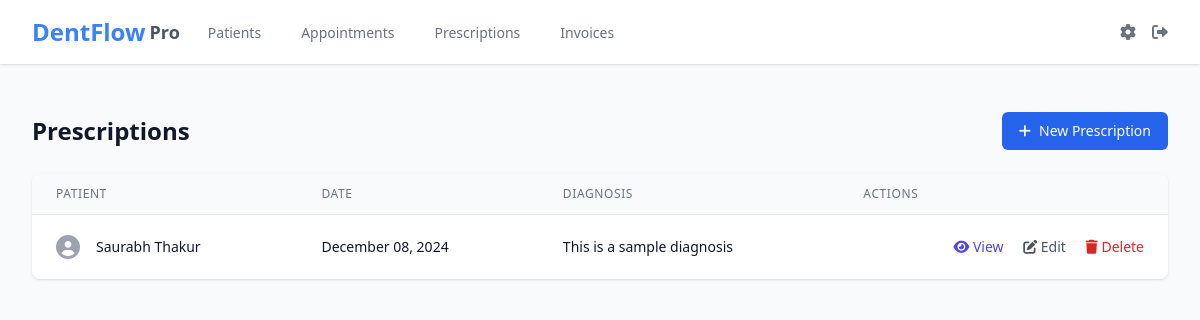
Screenshot of /prescriptions (signed in) with the database file from the repository.
### app/models/prescription.py (models this page shows)
class Prescription(db.Model):
    id = db.Column(db.Integer, primary_key=True)
    patient_id = db.Column(db.Integer, db.ForeignKey('patient.id'), nullable=False)
    date = db.Column(db.Date, nullable=False)
    diagnosis = db.Column(db.Text)
    notes = db.Column(db.Text)
    created_at = db.Column(db.DateTime, default=datetime.utcnow)
    medications = db.relationship('Medication', backref='prescription', lazy=True, cascade='all, delete-orphan')

### app/models/patient.py (models this page shows)
class Patient(db.Model):
    id = db.Column(db.Integer, primary_key=True)
    first_name = db.Column(db.String(50), nullable=False)
    last_name = db.Column(db.String(50), nullable=False)
    date_of_birth = db.Column(db.Date, nullable=False)
    gender = db.Column(db.String(10))
    phone = db.Column(db.String(20))
    email = db.Column(db.String(120))
    address = db.Column(db.Text)
    chief_complaint = db.Column(db.Text)
    medical_dental_history = db.Column(db.Text)
    on_examination = db.Column(db.Text)
    diagnosis = db.Column(db.Text)
    treatment_plan = db.Column(db.Text)
    treatment_done = db.Column(db.Text)
    recall = db.Column(db.Text)
    medical_history = db.Column(db.Text)
    created_at = db.Column(db.DateTime, default=datetime.utcnow)
    appointments = db.relationship('Appointment', backref='patient', lazy=True)
    prescriptions = db.relationship('Prescription', backref='patient', lazy=True)
    invoices = db.relationship('Invoice', backref='patient', lazy=True)
    @property
    def full_name(self):
        return f"{self.first_name} {self.last_name}"

### app/routes/prescriptions.py (the view)
@prescriptions.route('/prescriptions')
@login_required
def index():
    prescriptions = Prescription.query.order_by(Prescription.date.desc()).all()
    return render_template('prescriptions/index.html', prescriptions=prescriptions)

### app/__init__.py (called while the page is built)
@login_manager.user_loader
def load_user(id):
    from app.models.user import User
    return User.query.get(int(id))

### app/templates/prescriptions/index.html (shortened to what this page needs)
{% extends "base.html" %}
{% block content %}
<div class="py-6">
    <div class="flex justify-between items-center">
        <h1 class="text-2xl font-semibold text-gray-900">Prescriptions</h1>
        <a href="{{ url_for('prescriptions.new') }}"
           class="inline-flex items-center px-4 py-2 border border-transparent text-sm font-medium rounded-md text-white bg-blue-600 hover:bg-blue-700">
            <i class="fas fa-plus mr-2"></i> New Prescription
        </a>
    </div>
    <div class="mt-6">
        <div class="bg-white shadow overflow-hidden sm:rounded-lg">
            <table class="min-w-full divide-y divide-gray-200">
                <thead class="bg-gray-50">
                    <tr>
                        <th scope="col" class="px-6 py-3 text-left text-xs font-medium text-gray-500 uppercase tracking-wider">
                            Patient
                        </th>
                        <th scope="col" class="px-6 py-3 text-left text-xs font-medium text-gray-500 uppercase tracking-wider">
                            Date
                        </th>
                        <th scope="col" class="px-6 py-3 text-left text-xs font-medium text-gray-500 uppercase tracking-wider">
                            Diagnosis
                        </th>
                        <th scope="col" class="px-6 py-3 text-left text-xs font-medium text-gray-500 uppercase tracking-wider">
                            Actions
                        </th>
                    </tr>
                </thead>
                <tbody class="bg-white divide-y divide-gray-200">
                    {% for prescription in prescriptions %}
                    <tr>
                        <td class="px-6 py-4 whitespace-nowrap">
                            <div class="flex items-center">
                                <div class="flex-shrink-0">
                                    <i class="fas fa-user-circle text-gray-400 text-2xl"></i>
                                </div>
                                <div class="ml-4">
                                    <div class="text-sm font-medium text-gray-900">
                                        {{ prescription.patient.full_name }}
                                    </div>
                                </div>
                            </div>
                        </td>
                        <td class="px-6 py-4 whitespace-nowrap">
                            <div class="text-sm text-gray-900">{{ prescription.date.strftime('%B %d, %Y') }}</div>
                        </td>
                        <td class="px-6 py-4">
                            <div class="text-sm text-gray-900">{{ prescription.diagnosis }}</div>
                        </td>
                        <td class="px-6 py-4 whitespace-nowrap text-right text-sm font-medium">
                            <a href="{{ url_for('prescriptions.view', id=prescription.id) }}" class="text-indigo-600 hover:text-indigo-900 mr-4">
                                <i class="fas fa-eye"></i> View
                            </a>
                            <a href="{{ url_for('prescriptions.edit', id=prescription.id) }}" class="text-gray-600 hover:text-gray-900 mr-4">
                                <i class="fas fa-edit"></i> Edit
                            </a>
                            <form method="POST" action="{{ url_for('prescriptions.delete', id=prescription.id) }}" class="inline" onsubmit="return confirm('Are you sure you want to delete this prescription? This action cannot be undone.');">
                                <button type="submit" class="text-red-600 hover:text-red-900">
                                    <i class="fas fa-trash"></i> Delete
                                </button>
                            </form>
                        </td>
                    </tr>
                    {% endfor %}
                </tbody>
            </table>
        </div>
    </div>
</div>
{% endblock %}

### rows the page displays
Prescription: patient.full_name "Saurabh Thakur", date "December 08, 2024", diagnosis "This is a sample diagnosis"
